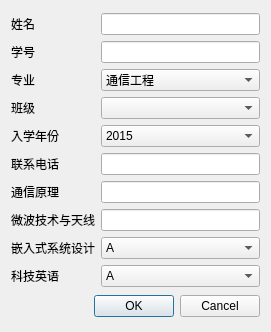
<?xml version="1.0" encoding="UTF-8"?>
<ui version="4.0">
 <class>MYDialog</class>
 <widget class="QDialog" name="MYDialog">
  <property name="geometry">
   <rect>
    <x>0</x>
    <y>0</y>
    <width>271</width>
    <height>332</height>
   </rect>
  </property>
  <property name="windowTitle">
   <string>添加一条记录</string>
  </property>
  <layout class="QVBoxLayout" name="verticalLayout">
   <item>
    <layout class="QGridLayout" name="gridLayout">
     <item row="0" column="0">
      <widget class="QLabel" name="label">
       <property name="text">
        <string>姓名</string>
       </property>
      </widget>
     </item>
     <item row="0" column="1">
      <widget class="QLineEdit" name="edtName"/>
     </item>
     <item row="1" column="0">
      <widget class="QLabel" name="label_2">
       <property name="text">
        <string>学号</string>
       </property>
      </widget>
     </item>
     <item row="1" column="1">
      <widget class="QLineEdit" name="edtID"/>
     </item>
     <item row="2" column="0">
      <widget class="QLabel" name="label_3">
       <property name="text">
        <string>专业</string>
       </property>
      </widget>
     </item>
     <item row="2" column="1">
      <widget class="QComboBox" name="cbMajor">
       <item>
        <property name="text">
         <string>通信工程</string>
        </property>
       </item>
       <item>
        <property name="text">
         <string>电子信息工程</string>
        </property>
       </item>
      </widget>
     </item>
     <item row="3" column="0">
      <widget class="QLabel" name="label_4">
       <property name="text">
        <string>班级</string>
       </property>
      </widget>
     </item>
     <item row="3" column="1">
      <widget class="QComboBox" name="cbClass"/>
     </item>
     <item row="4" column="0">
      <widget class="QLabel" name="label_9">
       <property name="text">
        <string>入学年份</string>
       </property>
      </widget>
     </item>
     <item row="4" column="1">
      <widget class="QComboBox" name="cbYear">
       <item>
        <property name="text">
         <string>2015</string>
        </property>
       </item>
       <item>
        <property name="text">
         <string>2016</string>
        </property>
       </item>
       <item>
        <property name="text">
         <string>2017</string>
        </property>
       </item>
       <item>
        <property name="text">
         <string>2018</string>
        </property>
       </item>
      </widget>
     </item>
     <item row="5" column="0">
      <widget class="QLabel" name="label_10">
       <property name="text">
        <string>联系电话</string>
       </property>
      </widget>
     </item>
     <item row="5" column="1">
      <widget class="QLineEdit" name="edtPhone"/>
     </item>
     <item row="6" column="0">
      <widget class="QLabel" name="label1">
       <property name="text">
        <string>通信原理</string>
       </property>
      </widget>
     </item>
     <item row="6" column="1">
      <widget class="QLineEdit" name="score1"/>
     </item>
     <item row="7" column="0">
      <widget class="QLabel" name="label2">
       <property name="text">
        <string>微波技术与天线</string>
       </property>
      </widget>
     </item>
     <item row="7" column="1">
      <widget class="QLineEdit" name="score2"/>
     </item>
     <item row="8" column="0">
      <widget class="QLabel" name="label3">
       <property name="text">
        <string>嵌入式系统设计</string>
       </property>
      </widget>
     </item>
     <item row="8" column="1">
      <widget class="QComboBox" name="cbscore1">
       <item>
        <property name="text">
         <string>A</string>
        </property>
       </item>
       <item>
        <property name="text">
         <string>B</string>
        </property>
       </item>
       <item>
        <property name="text">
         <string>C</string>
        </property>
       </item>
       <item>
        <property name="text">
         <string>D</string>
        </property>
       </item>
       <item>
        <property name="text">
         <string>E</string>
        </property>
       </item>
      </widget>
     </item>
     <item row="9" column="0">
      <widget class="QLabel" name="label4">
       <property name="text">
        <string>科技英语</string>
       </property>
      </widget>
     </item>
     <item row="9" column="1">
      <widget class="QComboBox" name="cbscore2">
       <item>
        <property name="text">
         <string>A</string>
        </property>
       </item>
       <item>
        <property name="text">
         <string>B</string>
        </property>
       </item>
       <item>
        <property name="text">
         <string>C</string>
        </property>
       </item>
       <item>
        <property name="text">
         <string>D</string>
        </property>
       </item>
       <item>
        <property name="text">
         <string>E</string>
        </property>
       </item>
      </widget>
     </item>
    </layout>
   </item>
   <item>
    <widget class="QDialogButtonBox" name="buttonBox">
     <property name="orientation">
      <enum>Qt::Horizontal</enum>
     </property>
     <property name="standardButtons">
      <set>QDialogButtonBox::Cancel|QDialogButtonBox::Ok</set>
     </property>
    </widget>
   </item>
  </layout>
 </widget>
 <resources/>
 <connections>
  <connection>
   <sender>buttonBox</sender>
   <signal>accepted()</signal>
   <receiver>MYDialog</receiver>
   <slot>accept()</slot>
   <hints>
    <hint type="sourcelabel">
     <x>248</x>
     <y>254</y>
    </hint>
    <hint type="destinationlabel">
     <x>157</x>
     <y>274</y>
    </hint>
   </hints>
  </connection>
  <connection>
   <sender>buttonBox</sender>
   <signal>rejected()</signal>
   <receiver>MYDialog</receiver>
   <slot>reject()</slot>
   <hints>
    <hint type="sourcelabel">
     <x>316</x>
     <y>260</y>
    </hint>
    <hint type="destinationlabel">
     <x>286</x>
     <y>274</y>
    </hint>
   </hints>
  </connection>
 </connections>
</ui>
